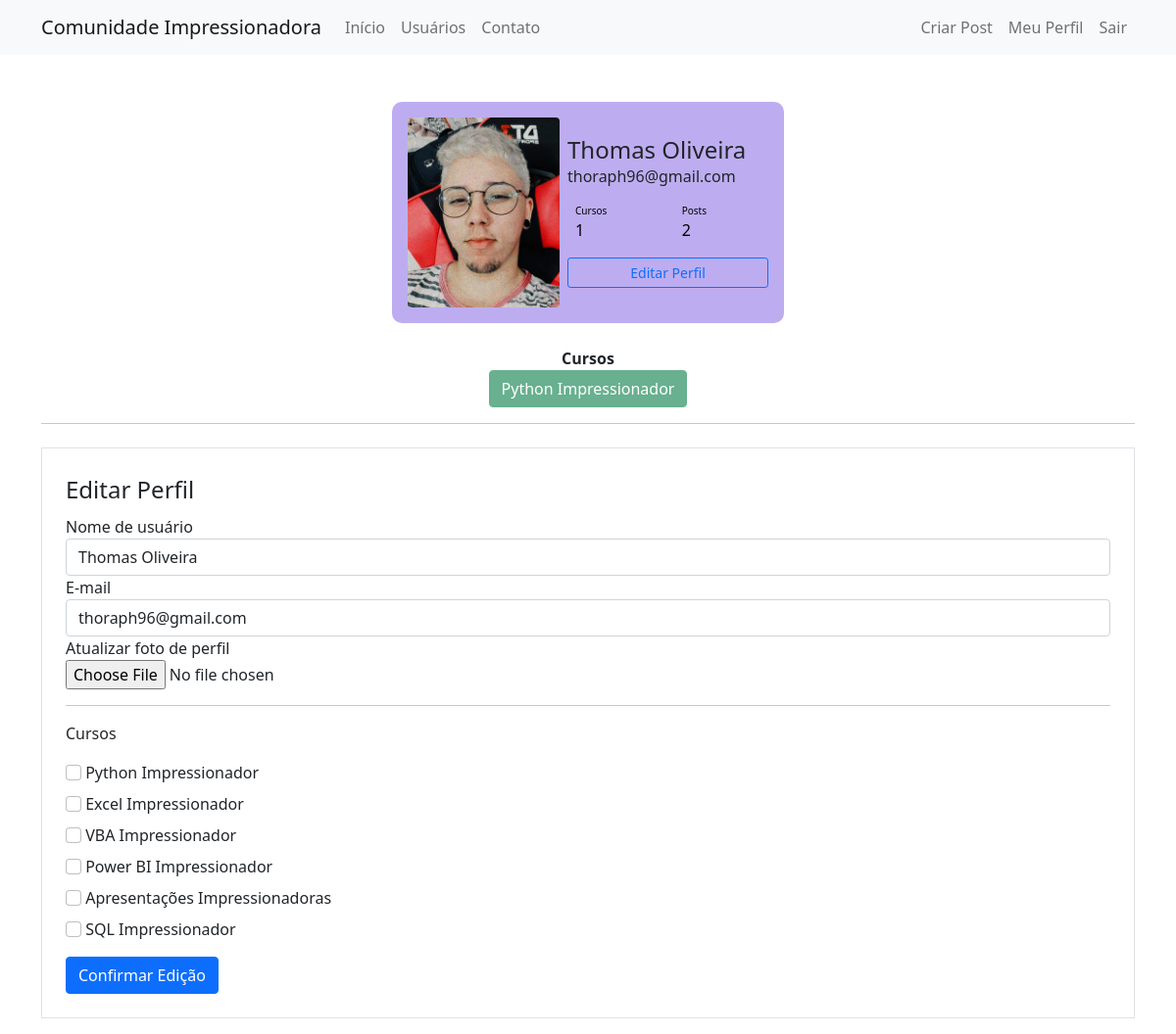
The page /perfil/editar (signed in) on the database its author committed.
### comunidadeimpressionadora/models.py (models this page shows)
class Usuario(database.Model, UserMixin):
    id = database.Column(database.Integer, primary_key = True)
    username = database.Column(database.String, nullable = False)
    email = database.Column(database.String, nullable = False, unique = True)
    senha = database.Column(database.String, nullable = False)
    foto_perfil = database.Column(database.String, default = 'default.jpg')
    posts = database.relationship('Post', backref = 'autor', lazy = True)
    cursos = database.Column(database.String, nullable = False, default = 'Não informado')
    def contar_posts(self):
        return len(self.posts)

### comunidadeimpressionadora/routes.py (the view)
@app.route('/perfil/editar', methods=['GET','POST'])
@login_required
def editar_perfil():
    form = FormEditarPerfil()
    if form.validate_on_submit():
        current_user.email = form.email.data
        current_user.username = form.username.data
        if form.foto_perfil.data:
            nome_imagem = salvar_imagem(form.foto_perfil.data)
            current_user.foto_perfil = nome_imagem
        current_user.cursos = atualizar_cursos(form)
        database.session.commit()
        flash('Perfil atualizado com sucesso!', 'alert-success')
        return redirect(url_for('perfil'))
    elif request.method == 'GET':
        form.email.data = current_user.email
        form.username.data = current_user.username
    foto_perfil = url_for('static', filename='fotos_perfil/{}'.format(current_user.foto_perfil))
    return render_template('editarperfil.html', foto_perfil = foto_perfil, form = form)

### comunidadeimpressionadora/forms.py (shortened to what this page needs)
class FormEditarPerfil(FlaskForm):
    username = StringField('Nome de usuário', validators=[DataRequired()])
    email = StringField('E-mail', validators=[DataRequired(), Email()])
    foto_perfil = FileField('Atualizar foto de perfil', validators=[FileAllowed(['jpg','png'])])
    curso_python = BooleanField('Python Impressionador')
    curso_excel = BooleanField('Excel Impressionador')
    curso_vba = BooleanField('VBA Impressionador')
    curso_powerbi = BooleanField('Power BI Impressionador')
    curso_ppt = BooleanField('Apresentações Impressionadoras')
    curso_sql = BooleanField('SQL Impressionador')
    botao_submit_editarperfil = SubmitField('Confirmar Edição')

### comunidadeimpressionadora/models.py (called while the page is built)
@login_manager.user_loader
def load_usuario(id_usuario):
    return Usuario.query.get(int(id_usuario))

### comunidadeimpressionadora/templates/editarperfil.html (shortened to what this page needs)
{% extends 'perfil.html' %}
{% block form_editar_perfil %}
<div class="container">
    <hr>
    <div class="row">
        <div class="col">
            <form action="" method="post" class="border p-4 mt-2" enctype="multipart/form-data">
                <legend>Editar Perfil</legend>
                <fieldset>
                    <div class="form-group">
                        {{form.username.label(class="form-control-label")}}
                        {% if form.username.errors %}
                            {{form.username(class="form-control is-invalid")}}
                            <div class="invalid-feedback">
                                {% for erro in form.username.errors %}
                                    {{ erro }}
                                {% endfor %}
                            </div>
                        {% else %}
                            {{form.username(class="form-control")}}
                        {% endif %}
                    </div>
                    <div class="form-group">
                        {{form.email.label(class="form-control-label")}}
                        {% if form.email.errors %}
                            {{form.email(class="form-control is-invalid")}}
                            <div class="invalid-feedback">
                                {% for erro in form.email.errors %}
                                    {{ erro }}
                                {% endfor %}
                            </div>
                        {% else %}
                            {{form.email(class="form-control")}}
                        {% endif %}
                    </div>
                    <div class="form-group">
                        {{ form.foto_perfil.label }} <br>
                        {{ form.foto_perfil(class="form-control-file") }}
                    </div>
                    <hr>
                    <p>Cursos</p>
                    {% for campo in form %}
                        {% if 'curso_' in campo.name %}
                            <div class="form-group mt-2">
                                {{campo(class="form-check-input")}}
                                {{campo.label(class="form-check-label")}}
                            </div>
                        {% endif %}
                    {% endfor %}
                </fieldset>
                {{form.botao_submit_editarperfil(class="btn btn-primary mt-3")}}
            </form>
        </div>
    </div>
</div>
{% endblock%}

### comunidadeimpressionadora/templates/perfil.html
{% extends 'base.html' %}
{% block body %}
<div class="container mt-5 d-flex justify-content-center">
    <div class="card p-3">
        <div class="d-flex align-items-center">
        <div class="image pe-2">
        <img src="{{foto_perfil}}" class="rounded" width="155" >
        </div>
        <div class="ml-3 w-100">
           <h4 class="mb-0 mt-0">{{ current_user.username }}</h4>
           <span>{{ current_user.email }}</span>
           <div class="p-2 mt-2 bg-primary d-flex rounded text-white stats">
                <div class="d-flex flex-column">
                    {% if 'Não Informado' in current_user.cursos %}
                    <span class="articles">Cursos</span>
                    <span class="number1">0</span>
                    {% else %}
                    <span class="articles">Cursos</span>
                    <span class="number1">{{ current_user.cursos.count(';') + 1}}</span>
                    {% endif%}
                </div>
                <div class="d-flex flex-column">
                    <span class="rating">Posts</span>
                    <span class="number3"> {{ current_user.contar_posts() }} </span>
                </div>
           </div>
           <div class="button mt-2 d-flex flex-row align-items-center">
                <a class="w-100" href="{{ url_for('editar_perfil')}}">
                    <button class="btn btn-sm btn-outline-primary w-100">Editar Perfil</button>
                </a>
           </div>
        </div>
        </div>
    </div>
 </div>
 <div class="row justify-content-center mt-4">
    <div class="col col-4" style="text-align: center">
        <strong> Cursos </strong><br>
        {% for curso in current_user.cursos.split(';') %}
            <button type="button" class="btn btn-success" disabled>{{curso}}</button>
        {% endfor %}
    </div>
 </div>
{% block form_editar_perfil %}
{% endblock%}
{% endblock %}

### comunidadeimpressionadora/static/main.css (style rules this page uses)
.card { width: 400px; border: none; border-radius: 10px; background-color: rgb(189, 173, 240); }
.stats { background: rgb(189, 173, 240)!important; justify-content: space-between; width: 150px; color: #000 !important; }
.articles { font-size:10px; color: #000000; }
.number1 { font-weight:500; }
.rating { font-size:10px; color: #000000; }
.number3 { font-weight:500; }

### rows shown on the page
Usuario: username "Thomas Oliveira", email "thoraph96@gmail.com", cursos "1", cursos "Python Impressionador"

### other values the page prints
{{ current_user.contar_posts() }} "2"
{{ campo.label(class="form-check-label") }} "Python Impressionador" "Excel Impressionador" "VBA Impressionador" "Power BI Impressionador" "Apresentações Impressionadoras" "SQL Impressionador"
